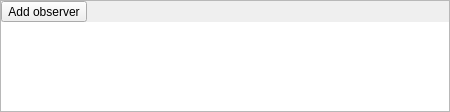
<?xml version="1.0" encoding="UTF-8"?>
<ui version="4.0">
 <class>ObserversList</class>
 <widget class="QFrame" name="ObserversList">
  <property name="geometry">
   <rect>
    <x>0</x>
    <y>0</y>
    <width>450</width>
    <height>112</height>
   </rect>
  </property>
  <property name="windowTitle">
   <string>ObserverEditor</string>
  </property>
  <property name="autoFillBackground">
   <bool>true</bool>
  </property>
  <property name="frameShape">
   <enum>QFrame::StyledPanel</enum>
  </property>
  <property name="frameShadow">
   <enum>QFrame::Sunken</enum>
  </property>
  <layout class="QVBoxLayout" name="verticalLayout">
   <property name="spacing">
    <number>0</number>
   </property>
   <property name="leftMargin">
    <number>0</number>
   </property>
   <property name="topMargin">
    <number>0</number>
   </property>
   <property name="rightMargin">
    <number>0</number>
   </property>
   <property name="bottomMargin">
    <number>0</number>
   </property>
   <item>
    <widget class="QWidget" name="panel" native="true">
     <layout class="QHBoxLayout" name="horizontalLayout">
      <property name="leftMargin">
       <number>0</number>
      </property>
      <property name="topMargin">
       <number>0</number>
      </property>
      <property name="rightMargin">
       <number>0</number>
      </property>
      <property name="bottomMargin">
       <number>0</number>
      </property>
      <item>
       <widget class="QToolButton" name="addObserver">
        <property name="text">
         <string>Add observer</string>
        </property>
        <property name="popupMode">
         <enum>QToolButton::InstantPopup</enum>
        </property>
       </widget>
      </item>
      <item>
       <spacer name="horizontalSpacer">
        <property name="orientation">
         <enum>Qt::Horizontal</enum>
        </property>
        <property name="sizeHint" stdset="0">
         <size>
          <width>40</width>
          <height>20</height>
         </size>
        </property>
       </spacer>
      </item>
     </layout>
    </widget>
   </item>
   <item>
    <widget class="QListWidget" name="widgets">
     <property name="frameShape">
      <enum>QFrame::NoFrame</enum>
     </property>
     <property name="dragDropMode">
      <enum>QAbstractItemView::InternalMove</enum>
     </property>
     <property name="alternatingRowColors">
      <bool>true</bool>
     </property>
     <property name="selectionMode">
      <enum>QAbstractItemView::ExtendedSelection</enum>
     </property>
     <property name="verticalScrollMode">
      <enum>QAbstractItemView::ScrollPerPixel</enum>
     </property>
     <property name="horizontalScrollMode">
      <enum>QAbstractItemView::ScrollPerPixel</enum>
     </property>
    </widget>
   </item>
  </layout>
 </widget>
 <resources/>
 <connections/>
</ui>
